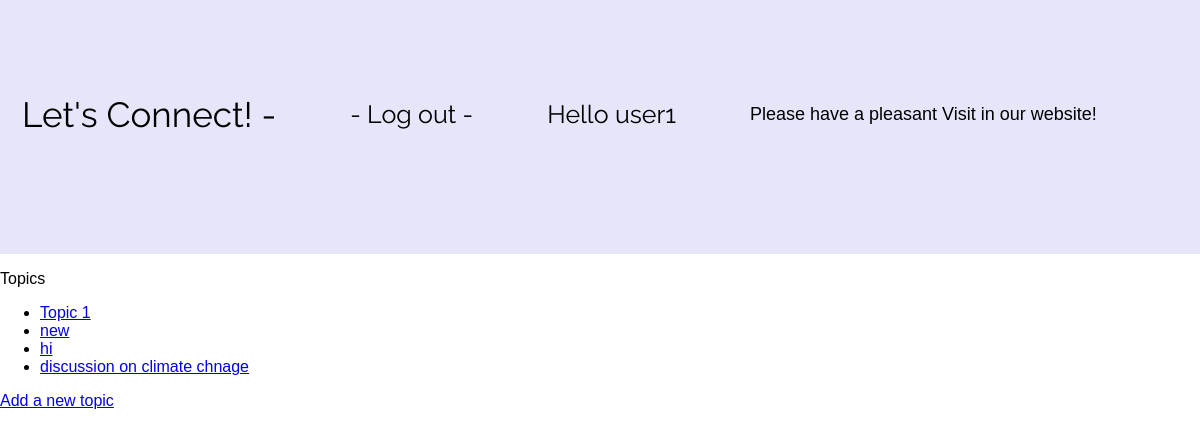
The app's page /topics/ (signed in) with its own data.
### learning_logs/models.py (models this page shows)
class Topic(models.Model):
	text = models.CharField(max_length=200)
	date_added = models.DateTimeField(auto_now_add=True)
	owner = models.ForeignKey(User, on_delete=models.CASCADE)
	def __str__(self):
		return self.text

### learning_logs/views.py (the view)
# urls.py: path('topics/', views.topics, name='topics'),
@login_required
def topics(request):
	topics = Topic.objects.filter(owner=request.user).order_by('date_added')
	context = {'topics': topics}
	return render(request, 'learning_logs/topics.html', context)

### learning_logs/templates/learning_logs/topics.html
{% extends "learning_logs/base.html" %}
{% block content %}
	<p>Topics</p>
	<ul>
		{% for topic in topics %}
			<li>
				<a href="{% url 'learning_logs:topic' topic.id %}">{{ topic }}</a>
			</li>
		{% empty %}
			<li>No topics have been added yet.</li>
		{% endfor %}
	</ul>
	<a href="{% url 'learning_logs:new_topic' %}">Add a new topic</a>
{% endblock content %}

### learning_logs/templates/learning_logs/base.html (shortened to what this page needs)
{% load static %}
<html>
  <head>
    <link rel="stylesheet" type="text/css" href="{% static 'css/main.css' %}">
  </head>
    <body>
      <p>
       <div id="navbar">
	     <a href="{% url 'learning_logs:index' %}" style= "font-family:Raleway;font-size:35px;margin-right:50px">Let's Connect! -
         <br>
         <br>
       </a>
	       {% if user.is_authenticated %}
		  <a href="{% url 'users:logout' %}"style= "font-family:Raleway;font-size:25px;margin-right:50px">- Log out -</a>
	         {% else %}
		  <a href="{% url 'users:register' %}"style= "font-family:Raleway;font-size:25px;margin-right:50px">Register</a> -
		  <a href="{% url 'users:login' %}"style= "font-family:Raleway;font-size:25px;margin-right:50px">Log in </a>
	         {% endif %}
        <a style= "font-family:Raleway;font-size:25px;margin-right:50px">Hello {{ user.username  }}</a>
         <a>       Please have a pleasant Visit in our website!   </a>
      </p>
    </body>
</html>
{% block content %}{% endblock content %}

### static/css/main.css (style rules this page uses)
html, body { background-color: white }
* { box-sizing: border-box }
body { font-family: Verdana, sans-serif; margin:0 }

### learning_logs/templates/learning_logs/base.html (style rules this page uses)
#navbar { overflow: hidden; background-color: lavender; padding: 90px 10px; transition: 0.4s; width: 100%; top: 0; z-index: 99; }
#navbar a { float: left; color: black; text-align: center; padding: 12px; text-decoration: none; font-size: 18px; line-height: 25px; border-radius: 4px; }

### records on screen
Topic: text "Topic 1"
Topic: text "new"
Topic: text "hi"
Topic: text "discussion on climate chnage"

### other values on screen
{{ user.username }} "user1"
